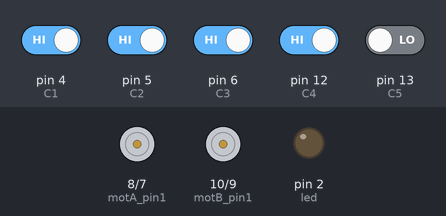
Simulated run of this sketch. Board: Arduino Uno, built with avr-gcc and run on an emulated ATmega328P. Shown: motor-driver pin pairs drawn as motors (green arrow = first pin HIGH = forward, orange = second pin HIGH = backward, longer = more drive, scaled by the enable pin), output pins drawn as LEDs (lit = HIGH). The inputs (shaded band) are chosen by the test bench; at power-on: pin 4 (C1), pin 5 (C2), pin 6 (C3), pin 12 (C4) HIGH, pin 13 (C5) LOW.

Above: at 1.2 s.
1.3 s: pin 4 (C1) driven LOW and pin 5 (C2) driven LOW and pin 6 (C3) driven LOW and pin 12 (C4) driven LOW and pin 13 (C5) driven HIGH
At 1.6 s:
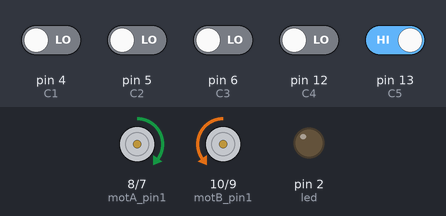
Timing chart, 0 to 4.3 s (numbered marks = the images above; inputs shaded):
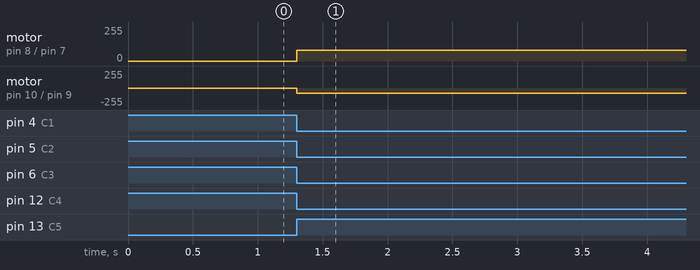

The sketch:

suiveur.ino
```cpp
const int motA_pin1=8;               //motor right
const int motA_pin2=7;
const int motA_EN=3;
//--
const int motB_pin1=10;             // motor left
const int motB_pin2=9;
const int motB_EN=11;
//--
const int led=2;///////////////////////////////////////////////////////////////////////////changement avec 13
const int C1=4;
const int C2=5;
const int C3=6;
const int C4=12;
const int C5=13;///////////////////////////////////////////////////////////////////////////changement avec 2
//--
int RC1=0;
int RC2=0;
int RC3=0;
int RC4=0;
int R5=0;
int Speed=180;
void setup() {
  // put your setup code here, to run once:
pinMode (motA_pin1,OUTPUT);
pinMode (motA_pin2,OUTPUT);
pinMode (motA_EN,OUTPUT);
//--
pinMode (motB_pin1,OUTPUT);
pinMode (motB_pin2,OUTPUT);
pinMode (motB_EN,OUTPUT);
pinMode(led,OUTPUT);}
//Functions
void FWD(int Speed) {
digitalWrite(motA_pin1,HIGH);
digitalWrite(motA_pin2,LOW);
analogWrite(motA_EN,Speed);
//--
digitalWrite(motB_pin1,HIGH);
digitalWrite(motB_pin2,LOW);
analogWrite(motB_EN,Speed);
}

void LEFT(int Speed) {

digitalWrite(motA_pin1,HIGH);
digitalWrite(motA_pin2,LOW);
analogWrite(motA_EN,Speed);
//--
digitalWrite(motB_pin1,LOW);
digitalWrite(motB_pin2,HIGH);
analogWrite(motB_EN,Speed);
}
void RIGHT(int Speed) {
digitalWrite(motA_pin1,LOW);
digitalWrite(motA_pin2,HIGH);
analogWrite(motA_EN,Speed);
//--
digitalWrite(motB_pin1,HIGH);
digitalWrite(motB_pin2,LOW);
analogWrite(motB_EN,Speed);
}
void REV(int Speed) {
digitalWrite(motA_pin1,LOW);
digitalWrite(motA_pin2,HIGH);
analogWrite(motA_EN,Speed);
//--
digitalWrite(motB_pin1,LOW);
digitalWrite(motB_pin2,HIGH);
analogWrite(motB_EN,Speed);
}
void UP_LEFT(int Speed){
digitalWrite(motA_pin1,HIGH);
digitalWrite(motA_pin2,LOW);
analogWrite(motA_EN,Speed);
//--
digitalWrite(motB_pin1,LOW);
digitalWrite(motB_pin2,LOW);
analogWrite(motB_EN,Speed);
}
void UP_RIGHT(int Speed) {
digitalWrite(motA_pin1,LOW);
digitalWrite(motA_pin2,LOW);
analogWrite(motA_EN,Speed);
//--
digitalWrite(motB_pin1,HIGH);
digitalWrite(motB_pin2,LOW);
analogWrite(motB_EN,Speed);
}
void DOWN_RIGHT(int Speed) {
digitalWrite(motA_pin1,LOW);
digitalWrite(motA_pin2,LOW);
analogWrite(motA_EN,Speed);
//--
digitalWrite(motB_pin1,LOW);
digitalWrite(motB_pin2,HIGH);
analogWrite(motB_EN,Speed);

}
void DOWN_LEFT(int Speed){
digitalWrite(motA_pin1,LOW);
digitalWrite(motA_pin2,HIGH);
analogWrite(motA_EN,Speed);
//--
digitalWrite(motB_pin1,LOW);
digitalWrite(motB_pin2,LOW);
analogWrite(motB_EN,Speed);
}
void STOP(int Speed){
digitalWrite(motA_pin1,LOW);
digitalWrite(motA_pin2,LOW);
analogWrite(motA_EN,Speed);
//--
digitalWrite(motB_pin1,LOW);
digitalWrite(motB_pin2,LOW);
analogWrite(motB_EN,Speed);
}

void loop() {
  // put your main code here, to run repeatedly:
RC1=digitalRead(C1);
RC2=digitalRead(C2);
RC3=digitalRead(C3);
RC4=digitalRead(C4);
R5=digitalRead(C5);
if(RC1==0 && RC2==0 && RC3==0 && RC4==0)//0/////// lezem tetbaddel lel interrempu !! twalli FWD
if(RC1==0 && RC2==0 && RC3==0 && RC4==0)//0/////// lezem tetbaddel lel interrempu !! twalli FWD
LEFT(80);
else if(RC1==0 && RC2==0 && RC3==0 && RC4==1)//1
UP_LEFT(80);
else if(RC1==0 && RC2==0 && RC3==1 && RC4==0)//2
LEFT(80);
else if(RC1==0 && RC2==0 && RC3==1 && RC4==1)//3
LEFT(80);
else if(RC1==0 && RC2==1 && RC3==0 && RC4==0)//4---
LEFT(80);
else if(RC1==0 && RC2==1 && RC3==0 && RC4==1)//5--
FWD(80);
else if(RC1==0 && RC2==1 && RC3==1 && RC4==0 && R5==1)//6----
UP_RIGHT(80);
else if(RC1==0 && RC2==1 && RC3==1 && RC4==0 && R5==0)// inversion
FWD(80);
else if(RC1==0 && RC2==1 && RC3==1 && RC4==1)//7
LEFT(80);
else if(RC1==1 && RC2==0 && RC3==0 && RC4==0)//8
UP_LEFT(80);
else if(RC1==1 && RC2==0 && RC3==0 && RC4==1)//9
FWD(80);
else if(RC1==1 && RC2==0 && RC3==1 && RC4==0)//10-----
LEFT(80);
else if(RC1==1 && RC2==0 && RC3==1 && RC4==1)//11
LEFT(80);
else if(RC1==1 && RC2==1 && RC3==0 && RC4==0)//12
RIGHT(80);
else if(RC1==1 && RC2==1 && RC3==0 && RC4==1)//13
UP_LEFT(80);
else if(RC1==1 && RC2==1 && RC3==1 && RC4==0)//14
RIGHT(80);
else if(RC1==1 && RC2==1 && RC3==1 && RC4==1 && R5==1)///////
UP_LEFT(80);
else if(RC1==1 && RC2==1 && RC3==1 && RC4==1 && R5==0)
{STOP(80);
digitalWrite(led,HIGH);
delay(5000);
digitalWrite(led,LOW);
UP_RIGHT(80);
delay(480);
}
else
STOP(100);

}
```

Measured:
- after the input at 1.3 s, motor on pin 8 (motA_pin1) / pin 7 (motA_pin2): stopped → forward 80/255 at once; motor on pin 10 (motB_pin1) / pin 9 (motB_pin2): stopped → backward 80/255 at once
